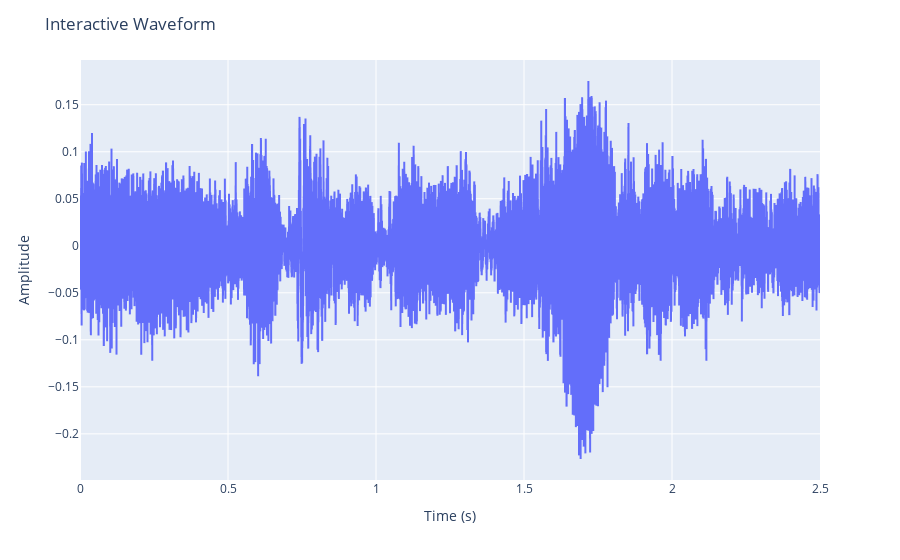
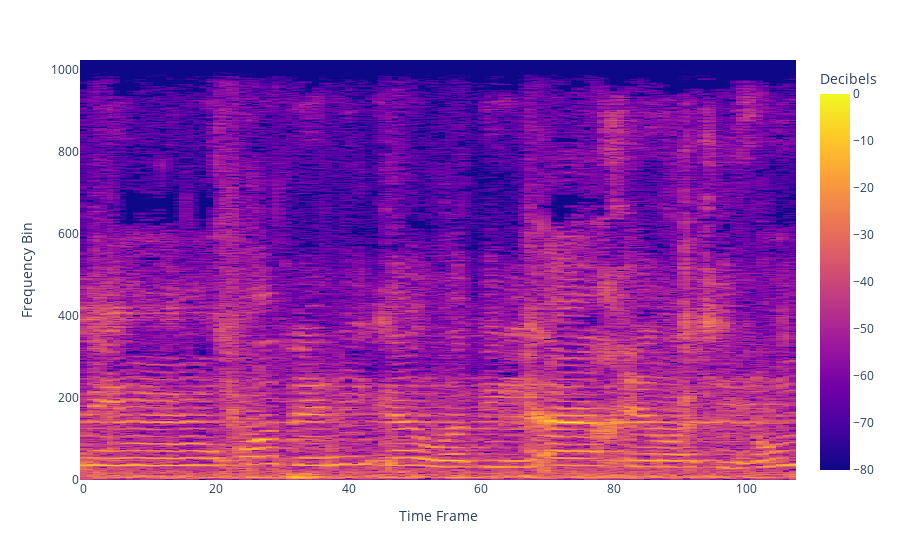

The notebook cell saved with these charts, in order:
### Code cell
import plotly.express as px
import librosa
import numpy as np

# Assuming 'audio_path' and 'sampling_rate' are loaded
y, sr = librosa.load('Dataset/AbdulBari_Althubaity/abdulbari_004.wav')
fig = px.line(x=np.arange(len(y)) / sr, y=y, labels={'x': 'Time (s)', 'y': 'Amplitude'})
fig.update_layout(title='Interactive Waveform')
fig.show()

# For an interactive spectrogram
D = librosa.stft(y)
DB = librosa.amplitude_to_db(np.abs(D), ref=np.max)
fig = px.imshow(DB, origin='lower', aspect='auto', 
                labels=dict(x="Time Frame", y="Frequency Bin", color="Decibels"))
fig.show()

### Figure 1 — Plotly figure (JSON) as saved in the notebook; plotly's stock layout.template omitted (floating-point values rounded to 4 significant figures; data arrays with more than 128 entries replaced by an {"elided": "..."} marker saying what was removed)
{"data": [{"hovertemplate": "Time (s)=%{x}<br>Amplitude=%{y}<extra></extra>", "legendgroup": "", "line": {"color": "#636efa", "dash": "solid"}, "marker": {"symbol": "circle"}, "mode": "lines", "name": "", "showlegend": false, "type": "scattergl", "x": {"elided": "55125 float values"}, "xaxis": "x", "y": {"elided": "55125 float values"}, "yaxis": "y"}], "layout": {"legend": {"tracegroupgap": 0}, "margin": {"t": 60}, "title": {"text": "Interactive Waveform"}, "xaxis": {"anchor": "y", "domain": [0, 1], "title": {"text": "Time (s)"}}, "yaxis": {"anchor": "x", "domain": [0, 1], "title": {"text": "Amplitude"}}}}

### Figure 2 — Plotly figure (JSON) as saved in the notebook; plotly's stock layout.template omitted (floating-point values rounded to 4 significant figures; data arrays with more than 128 entries replaced by an {"elided": "..."} marker saying what was removed)
{"data": [{"coloraxis": "coloraxis", "hovertemplate": "Time Frame: %{x}<br>Frequency Bin: %{y}<br>Decibels: %{z}<extra></extra>", "name": "0", "type": "heatmap", "xaxis": "x", "yaxis": "y", "z": {"elided": "1025x108 float values"}}], "layout": {"coloraxis": {"colorbar": {"title": {"text": "Decibels"}}, "colorscale": [[0, "#0d0887"], [0.1111, "#46039f"], [0.2222, "#7201a8"], [0.3333, "#9c179e"], [0.4444, "#bd3786"], [0.5556, "#d8576b"], [0.6667, "#ed7953"], [0.7778, "#fb9f3a"], [0.8889, "#fdca26"], [1, "#f0f921"]]}, "margin": {"t": 60}, "xaxis": {"anchor": "y", "domain": [0, 1], "title": {"text": "Time Frame"}}, "yaxis": {"anchor": "x", "autorange": true, "domain": [0, 1], "title": {"text": "Frequency Bin"}}}}
